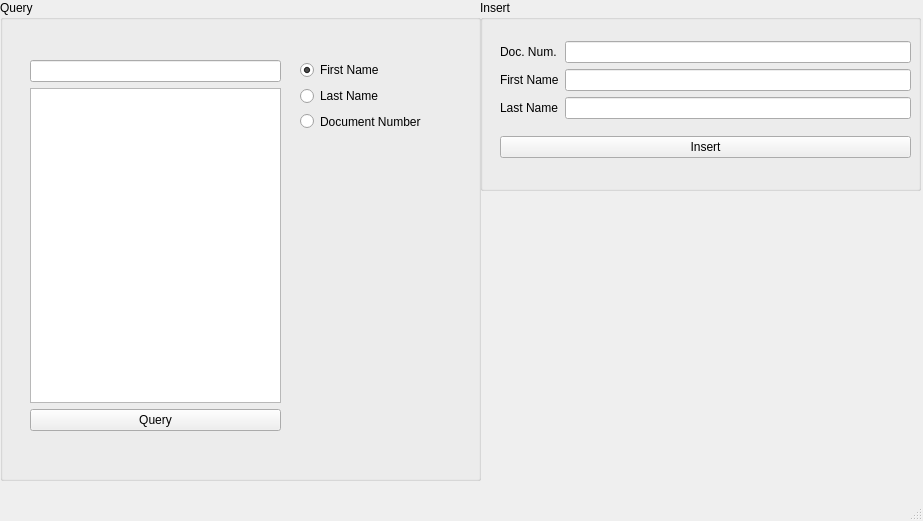
<?xml version="1.0" encoding="UTF-8"?>
<ui version="4.0">
 <class>MainWindow</class>
 <widget class="QMainWindow" name="MainWindow">
  <property name="geometry">
   <rect>
    <x>0</x>
    <y>0</y>
    <width>923</width>
    <height>521</height>
   </rect>
  </property>
  <property name="windowTitle">
   <string>MainWindow</string>
  </property>
  <widget class="QWidget" name="centralwidget">
   <widget class="QGroupBox" name="groupBox">
    <property name="geometry">
     <rect>
      <x>0</x>
      <y>0</y>
      <width>481</width>
      <height>481</height>
     </rect>
    </property>
    <property name="title">
     <string>Query</string>
    </property>
    <widget class="QWidget" name="verticalLayoutWidget">
     <property name="geometry">
      <rect>
       <x>30</x>
       <y>60</y>
       <width>251</width>
       <height>371</height>
      </rect>
     </property>
     <layout class="QVBoxLayout" name="verticalLayout">
      <item>
       <widget class="QLineEdit" name="txtSearch"/>
      </item>
      <item>
       <widget class="QListWidget" name="lvwData"/>
      </item>
      <item>
       <widget class="QPushButton" name="btn_query">
        <property name="text">
         <string>Query</string>
        </property>
       </widget>
      </item>
     </layout>
    </widget>
    <widget class="QWidget" name="verticalLayoutWidget_3">
     <property name="geometry">
      <rect>
       <x>300</x>
       <y>60</y>
       <width>161</width>
       <height>71</height>
      </rect>
     </property>
     <layout class="QVBoxLayout" name="verticalLayout_3">
      <item>
       <widget class="QRadioButton" name="rbt_first_name">
        <property name="text">
         <string>First Name</string>
        </property>
        <property name="checked">
         <bool>true</bool>
        </property>
        <attribute name="buttonGroup">
         <string notr="true">buttonGroup</string>
        </attribute>
       </widget>
      </item>
      <item>
       <widget class="QRadioButton" name="rbt_last_name">
        <property name="text">
         <string>Last Name</string>
        </property>
        <attribute name="buttonGroup">
         <string notr="true">buttonGroup</string>
        </attribute>
       </widget>
      </item>
      <item>
       <widget class="QRadioButton" name="rbt_id">
        <property name="text">
         <string>Document Number</string>
        </property>
        <attribute name="buttonGroup">
         <string notr="true">buttonGroup</string>
        </attribute>
       </widget>
      </item>
     </layout>
    </widget>
   </widget>
   <widget class="QGroupBox" name="groupBox_2">
    <property name="geometry">
     <rect>
      <x>480</x>
      <y>0</y>
      <width>441</width>
      <height>191</height>
     </rect>
    </property>
    <property name="title">
     <string>Insert</string>
    </property>
    <widget class="QWidget" name="verticalLayoutWidget_2">
     <property name="geometry">
      <rect>
       <x>20</x>
       <y>30</y>
       <width>411</width>
       <height>141</height>
      </rect>
     </property>
     <layout class="QVBoxLayout" name="verticalLayout_2">
      <item>
       <layout class="QGridLayout" name="gridLayout_3">
        <item row="2" column="1">
         <widget class="QLabel" name="label_2">
          <property name="text">
           <string>Last Name</string>
          </property>
         </widget>
        </item>
        <item row="1" column="1">
         <widget class="QLabel" name="label">
          <property name="text">
           <string>First Name</string>
          </property>
         </widget>
        </item>
        <item row="0" column="1">
         <widget class="QLabel" name="label_3">
          <property name="text">
           <string>Doc. Num.</string>
          </property>
         </widget>
        </item>
        <item row="0" column="2">
         <widget class="QLineEdit" name="txt_id"/>
        </item>
        <item row="1" column="2">
         <widget class="QLineEdit" name="txt_first_name"/>
        </item>
        <item row="2" column="2">
         <widget class="QLineEdit" name="txt_last_name"/>
        </item>        
       </layout>
      </item>
      <item>
       <widget class="QPushButton" name="btn_insert">
        <property name="text">
         <string>Insert</string>
        </property>
       </widget>
      </item>
     </layout>
    </widget>
   </widget>
  </widget>
  <widget class="QMenuBar" name="menubar">
   <property name="geometry">
    <rect>
     <x>0</x>
     <y>0</y>
     <width>923</width>
     <height>21</height>
    </rect>
   </property>
  </widget>
  <widget class="QStatusBar" name="statusbar"/>
 </widget>
 <resources/>
 <connections/>
 <buttongroups>
  <buttongroup name="buttonGroup"/>
 </buttongroups>
</ui>
